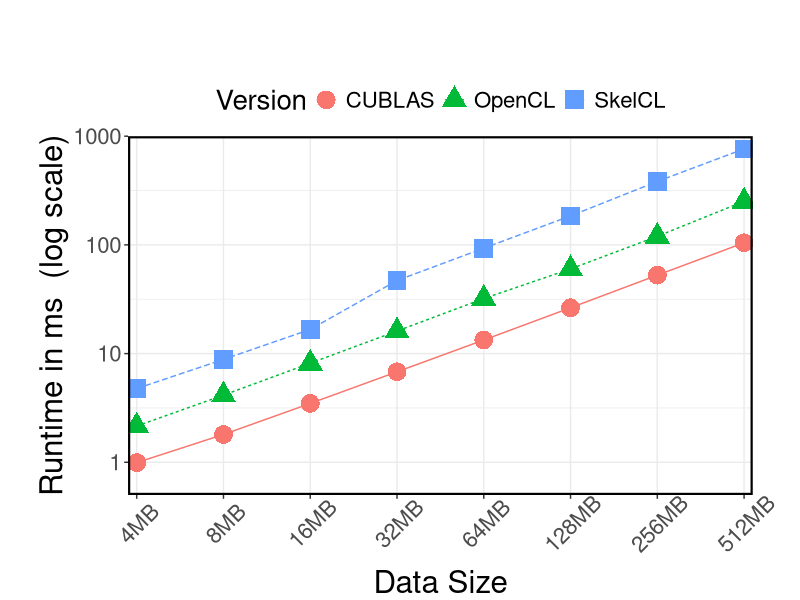
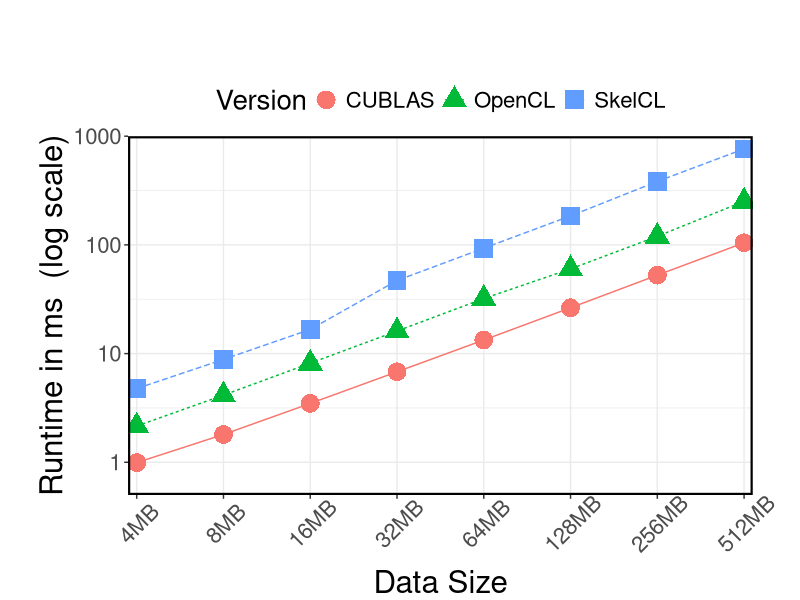

The R source for these figures, in order:
require('ggplot2')
require('grid')
require('reshape2')

# row.names = NULL forces numbering of the lines and, thus, preserves the order
performance <- read.csv("asum.csv", sep=";", comment.char="#", header=TRUE, row.names=NULL)
performance <- melt(performance)
colnames(performance) <- c("Size", "Version", "value")

rownumbers <- as.integer(row.names(performance))

# ====Default settins====
theme <- theme_bw() +
  theme(text = element_text(size = 20),
        axis.title = element_text(size = rel(1.125), vjust = 1),
        axis.text.x = element_text(angle = 45, vjust = 0.7),
        panel.border = element_rect(linetype = "solid", colour = "black", size = 1.5),
        plot.margin = unit(c(2,1.2,0,1), 'cm'),
        legend.position="top")

labs <- labs(x = "Data Size", y = "Runtime in ms  (log scale)")

# create plot
plot <- ggplot(performance, aes(x = reorder(Size, rownumbers), y = value, group=Version, color=Version)) +
  geom_line(aes(linetype=Version)) +
  geom_point(size=6, aes(shape=Version)) +
  scale_y_log10(expand = c(0,0), limits = c(0.5,1000)) +
  scale_x_discrete(expand=c(0,0.1)) +
  labs + theme

# save plot to file
ggsave(file = "asum.pdf", width = 6, height = 5)

plot
